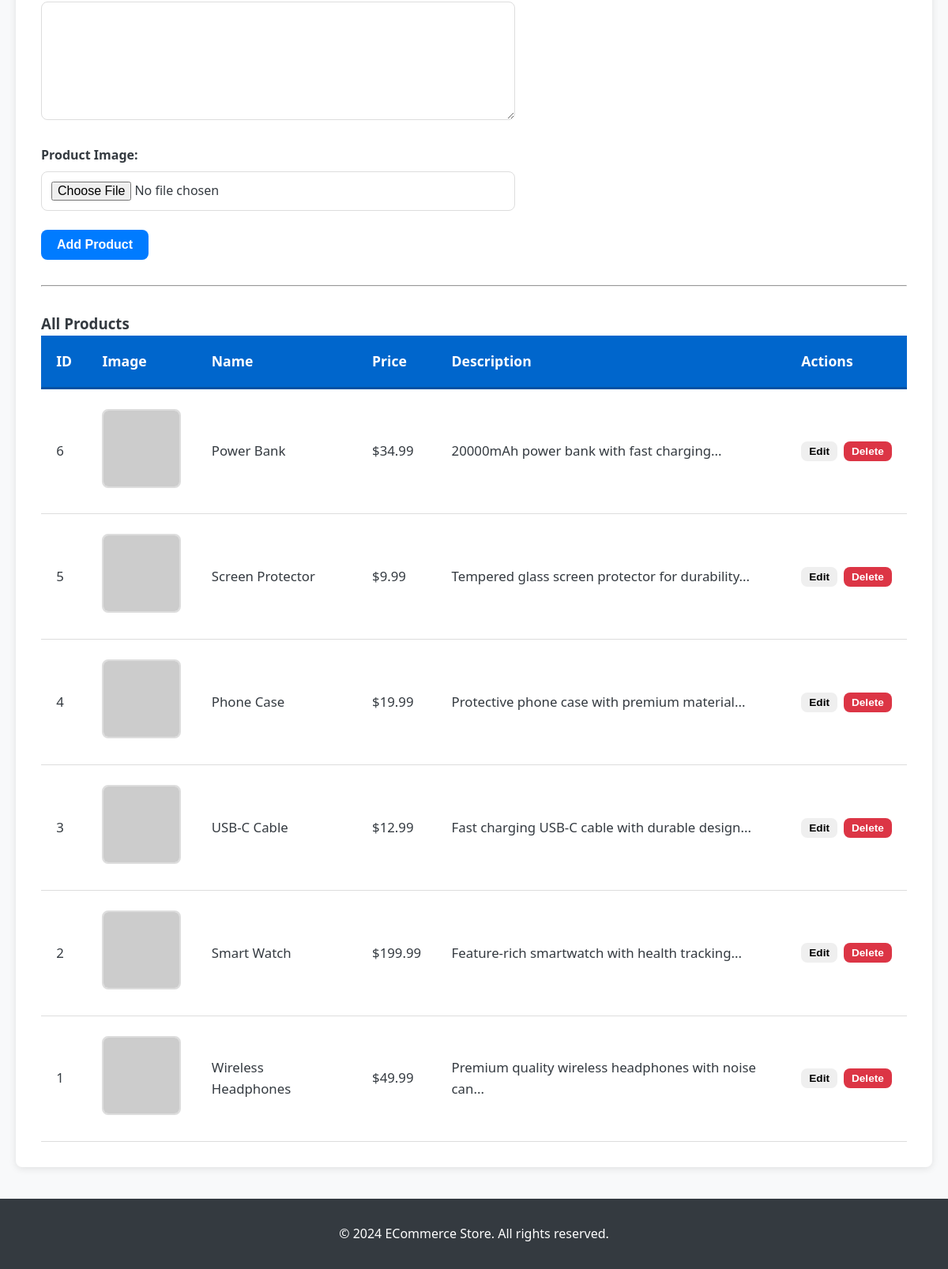
The app's page /admin.php (lower part), older data.
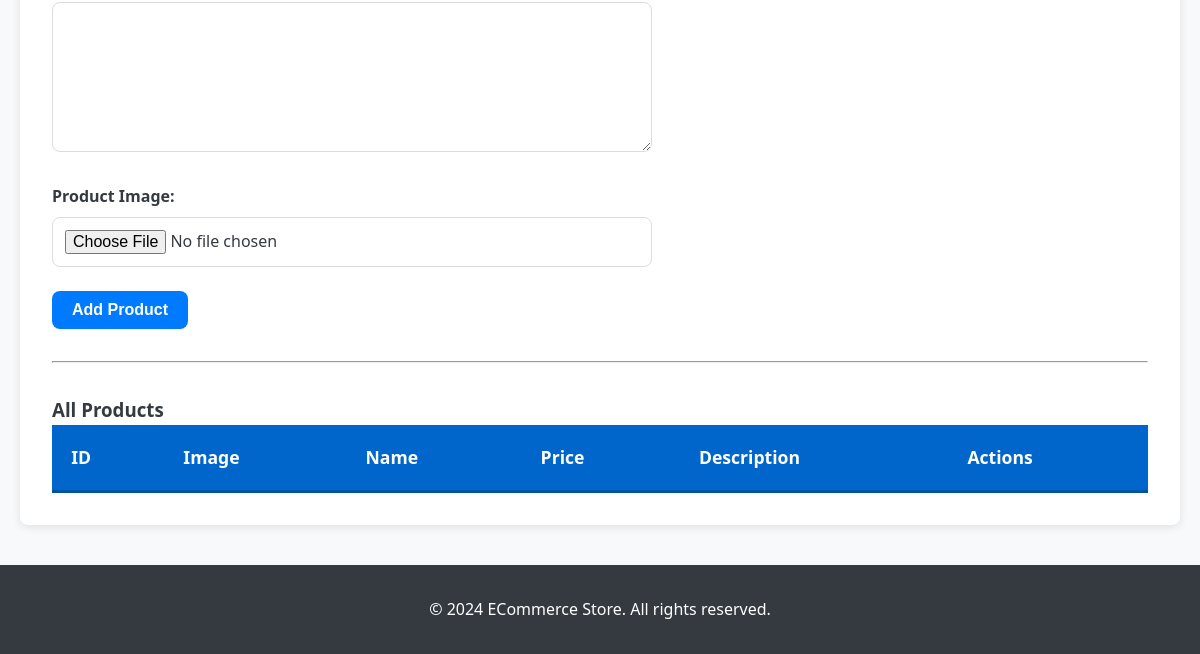
The same page, newer data.
### tables this page shows
CREATE TABLE IF NOT EXISTS products (
    id INT PRIMARY KEY AUTO_INCREMENT,
    name VARCHAR(200) NOT NULL,
    price DECIMAL(10, 2) NOT NULL,
    description TEXT NOT NULL,
    image VARCHAR(255),
    created_at TIMESTAMP DEFAULT CURRENT_TIMESTAMP
);

### admin.php (the view, shortened to what this page needs)
<?php
require_once 'config.php';
$sql = "SELECT id, name, price, description, image FROM products ORDER BY id DESC";
$result = $conn->query($sql);
$products = $result->fetch_all(MYSQLI_ASSOC);
?>
<!DOCTYPE html>
<html lang="en">
<head>
    <link rel="stylesheet" href="style.css">
</head>
<body>
    <section class="admin-section">
        <div class="admin-content">
            <div class="tab-content active" id="productsTab">
                <div class="admin-form">
                    <form id="addProductForm" enctype="multipart/form-data">
                        <div class="form-group">
                            <textarea id="productDescription" name="description" required></textarea>
                        </div>
                        <div class="form-group">
                            <label for="productImage">Product Image:</label>
                            <input type="file" id="productImage" name="image" accept="image/*">
                        </div>
                        <button type="submit" class="btn btn-primary">Add Product</button>
                    </form>
                </div>
                <hr style="margin: 2rem 0;">
                <h3>All Products</h3>
                <table class="admin-products-table">
                    <thead>
                        <tr>
                            <th>ID</th>
                            <th>Image</th>
                            <th>Name</th>
                            <th>Price</th>
                            <th>Description</th>
                            <th>Actions</th>
                        </tr>
                    </thead>
                    <tbody>
                        <?php foreach ($products as $product): ?>
                        <tr>
                            <td><?php echo $product['id']; ?></td>
                            <td>
                                <img src="uploads/<?php echo htmlspecialchars($product['image']); ?>"
                                     alt="<?php echo htmlspecialchars($product['name']); ?>"
                                     onerror="this.src='https://via.placeholder.com/50'">
                            </td>
                            <td><?php echo htmlspecialchars($product['name']); ?></td>
                            <td>$<?php echo number_format($product['price'], 2); ?></td>
                            <td><?php echo substr(htmlspecialchars($product['description']), 0, 50) . '...'; ?></td>
                            <td>
                                <div class="admin-actions">
                                    <button class="btn btn-small" onclick="editProduct(<?php echo $product['id']; ?>)">Edit</button>
                                    <button class="btn btn-small btn-danger" onclick="deleteProduct(<?php echo $product['id']; ?>)">Delete</button>
                                </div>
                            </td>
                        </tr>
                        <?php endforeach; ?>
                    </tbody>
                </table>
            </div>
        </div>
    </section>
    <footer class="footer">
        <p>&copy; 2024 ECommerce Store. All rights reserved.</p>
    </footer>
</body>
</html>

### style.css (style rules this page uses)
* { margin: 0; padding: 0; box-sizing: border-box; }
:root { --primary-color: #007bff; --secondary-color: #6c757d; --danger-color: #dc3545; --success-color: #28a745; --warning-color: #ffc107; --light-color: #f8f9fa; --dark-color: #343a40; --white: #ffffff; --border-radius: 8px; --box-shadow: 0 2px 10px rgba(0,0,0,0.1); --transition: all 0.3s ease; }
body { font-family: 'Segoe UI', Tahoma, Geneva, Verdana, sans-serif; line-height: 1.6; color: var(--dark-color); background-color: var(--light-color); }
html { scroll-behavior: smooth; }
.btn { padding: 10px 20px; border: none; border-radius: var(--border-radius); cursor: pointer; font-size: 1rem; font-weight: 600; transition: var(--transition); text-decoration: none; display: inline-block; text-align: center; }
.btn-primary { background-color: var(--primary-color); color: var(--white); }
.form-group { margin-bottom: 1.5rem; }
.form-group label { display: block; margin-bottom: 0.5rem; font-weight: 600; color: var(--dark-color); }
.form-group input { width: 100%; padding: 12px; border: 1px solid #ddd; border-radius: var(--border-radius); font-size: 1rem; font-family: inherit; transition: var(--transition); }
.footer { background-color: var(--dark-color); color: var(--white); text-align: center; padding: 2rem; margin-top: auto; }
.admin-section { padding: 40px 20px; max-width: 1200px; margin: 0 auto; }
.admin-content { background: var(--white); padding: 2rem; border-radius: var(--border-radius); box-shadow: var(--box-shadow); }
.tab-content { display: none; }
.tab-content.active { display: block; }
.admin-form { max-width: 600px; margin-bottom: 2rem; }
.admin-form .form-group { margin-bottom: 1.5rem; }
.admin-form label { display: block; margin-bottom: 0.5rem; font-weight: 600; color: var(--dark-color); }
.admin-form input, .admin-form textarea, .admin-form select { width: 100%; padding: 12px; border: 1px solid #ddd; border-radius: var(--border-radius); font-size: 1rem; font-family: inherit; }
.admin-form textarea { min-height: 150px; resize: vertical; }
.admin-products-table { width: 100%; border-collapse: collapse; font-size: 1.05rem; }
.admin-products-table thead { background-color: #0066cc; color: white; }
.admin-products-table th { padding: 18px 1.2rem; text-align: left; font-weight: 700; border-bottom: 3px solid #0052a3; font-size: 1.1rem; }
.btn-danger { background-color: var(--danger-color); color: var(--white); }
.btn-small { padding: 6px 12px; font-size: 0.9rem; }
.admin-products-table td { padding: 25px 1.2rem; border-bottom: 1px solid #ddd; height: 120px; vertical-align: middle; }
.admin-products-table img { width: 100px; height: 100px; object-fit: cover; border-radius: var(--border-radius); border: 2px solid #ddd; }
.admin-actions { display: flex; gap: 0.5rem; }
.admin-actions .btn { padding: 5px 10px; font-size: 0.85rem; }

Row changes from the older to the newer data that the page shows:
removed products: id "6", name "Power Bank", price "34.99", description "20000mAh power bank with fast charging"
removed products: id "5", name "Screen Protector", price "9.99", description "Tempered glass screen protector for durability"
removed products: id "4", name "Phone Case", price "19.99", description "Protective phone case with premium material"
removed products: id "3", name "USB-C Cable", price "12.99", description "Fast charging USB-C cable with durable design"
removed products: id "2", name "Smart Watch", price "199.99", description "Feature-rich smartwatch with health tracking"
removed products: id "1", name "Wireless Headphones", price "49.99", description "Premium quality wireless headphones with noise can"
